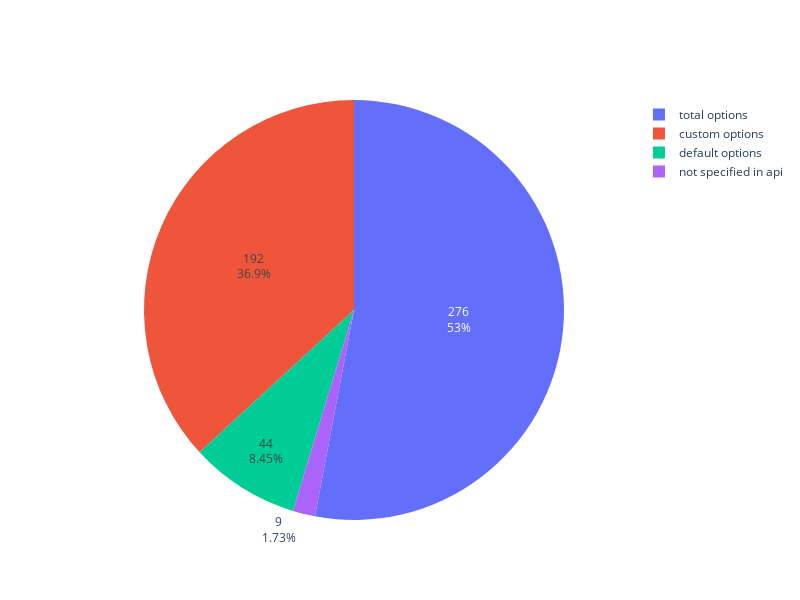

Notebook code cell kept with this figure:
### Code cell
labels = ["total options", "default options", "custom options", "not specified in api"]
values = [counter["total"], counter["default"], counter["custom"], counter["required"]]

fig = go.Figure(data=[go.Pie(labels=labels, values=values, textinfo='percent+value')])
fig.update_layout(
    autosize=False,
    width=800,
    height=600,
)
fig.show()

### Figure 1 — Plotly figure (JSON) as saved in the notebook; plotly's stock layout.template omitted (floating-point values rounded to 4 significant figures)
{"data": [{"labels": ["total options", "default options", "custom options", "not specified in api"], "textinfo": "percent+value", "type": "pie", "values": [276, 44, 192, 9]}], "layout": {"autosize": false, "height": 600, "width": 800}}
